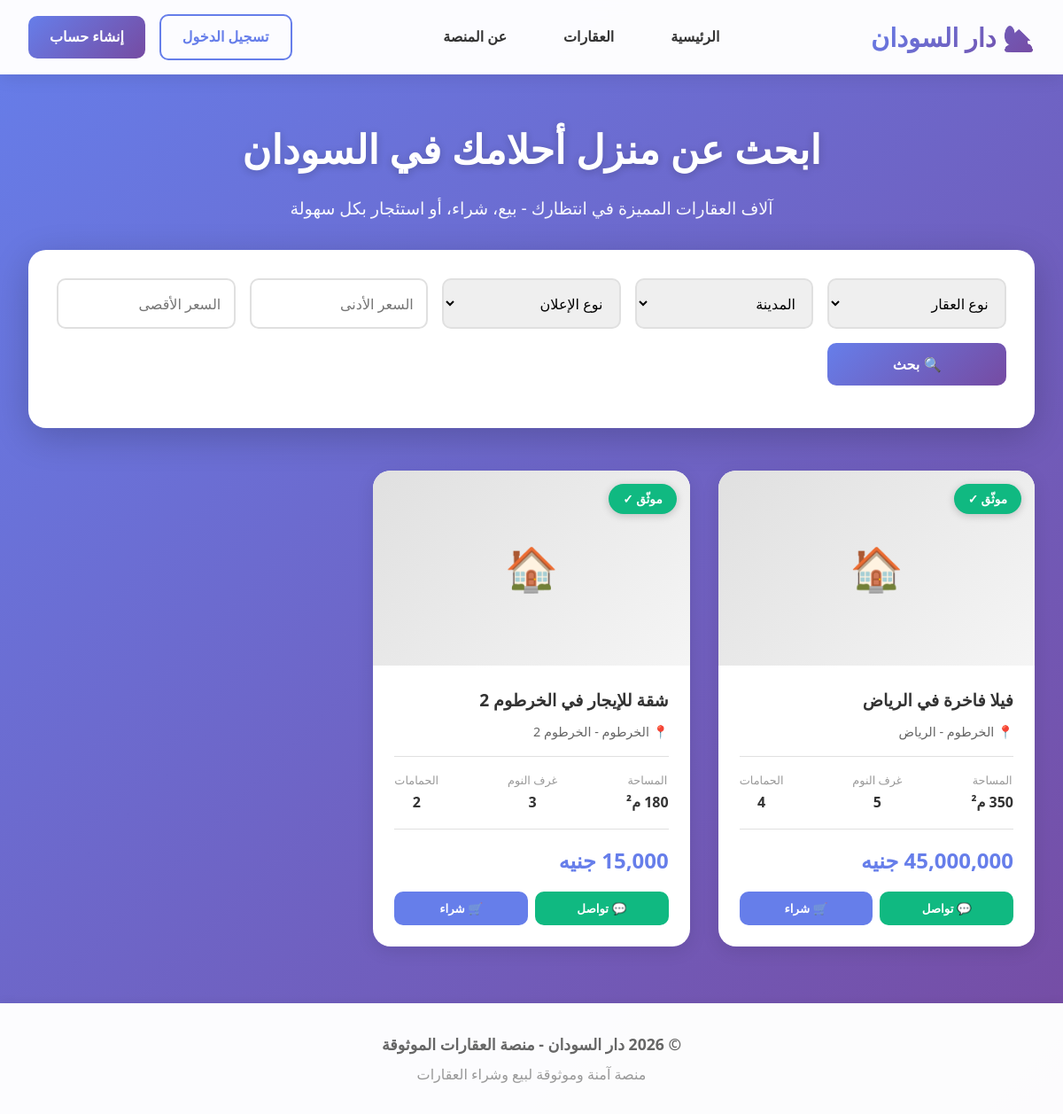
The page / on the database its author committed.
### tables this page shows
CREATE TABLE properties (
    property_id INT PRIMARY KEY AUTO_INCREMENT,
    owner_id INT NOT NULL,
    title VARCHAR(200) NOT NULL,
    description TEXT NOT NULL,
    property_type ENUM('شقة', 'فيلا', 'منزل', 'أرض', 'محل تجاري', 'مكتب') NOT NULL,
    listing_type ENUM('للبيع', 'للإيجار') NOT NULL,
    price DECIMAL(15, 2) NOT NULL,
    area DECIMAL(10, 2) NOT NULL,
    bedrooms INT DEFAULT NULL,
    bathrooms INT DEFAULT NULL,
    location_id INT NOT NULL,
    address TEXT NOT NULL,
    latitude DECIMAL(10, 8) DEFAULT NULL,
    longitude DECIMAL(11, 8) DEFAULT NULL,
    is_verified TINYINT(1) DEFAULT 0,
    verification_date TIMESTAMP NULL,
    status ENUM('pending', 'active', 'sold', 'rented', 'rejected') DEFAULT 'pending',
    views_count INT DEFAULT 0,
    created_at TIMESTAMP DEFAULT CURRENT_TIMESTAMP,
    updated_at TIMESTAMP DEFAULT CURRENT_TIMESTAMP ON UPDATE CURRENT_TIMESTAMP,
    FOREIGN KEY (owner_id) REFERENCES users(user_id) ON DELETE CASCADE,
    FOREIGN KEY (location_id) REFERENCES locations(location_id) ON DELETE RESTRICT,
    INDEX idx_property_type (property_type),
    INDEX idx_listing_type (listing_type),
    INDEX idx_price (price),
    INDEX idx_status (status),
    INDEX idx_location (location_id)
);

CREATE TABLE locations (
    location_id INT PRIMARY KEY AUTO_INCREMENT,
    city VARCHAR(100) NOT NULL,
    district VARCHAR(100) NOT NULL,
    parent_location_id INT DEFAULT NULL,
    FOREIGN KEY (parent_location_id) REFERENCES locations(location_id) ON DELETE SET NULL,
    INDEX idx_city (city)
);

### config/database.php (called while the page is built, shortened)
<?php
function isLoggedIn() {
    return isset($_SESSION['user_id']);
}
?>

### index.php (the view, shortened to what this page needs)
<?php
require_once 'config/database.php';
$where_conditions = ["p.status = 'active'"];
$params = [];
$where_sql = implode(' AND ', $where_conditions);
$stmt = $pdo->prepare("
    SELECT p.*, l.city, l.district,
           (SELECT image_path FROM property_images WHERE property_id = p.property_id AND is_primary = 1 LIMIT 1) as main_image,
           u.full_name as owner_name
    FROM properties p
    LEFT JOIN locations l ON p.location_id = l.location_id
    LEFT JOIN users u ON p.owner_id = u.user_id
    WHERE $where_sql
    ORDER BY p.created_at DESC
    LIMIT 50
");
$stmt->execute($params);
$properties = $stmt->fetchAll();
$search_values = [
    'property_type' => $_GET['property_type'] ?? '',
    'city' => $_GET['city'] ?? '',
    'listing_type' => $_GET['listing_type'] ?? '',
    'min_price' => $_GET['min_price'] ?? '',
    'max_price' => $_GET['max_price'] ?? '',
];
?>
<!DOCTYPE html>
<html lang="ar" dir="rtl">
<head>
</head>
<body>
    <header>
        <nav>
            <div class="logo">
                🏡 دار السودان
            </div>
            <ul class="nav-center">
                <li><a href="index.php">الرئيسية</a></li>
                <li><a href="index.php">العقارات</a></li>
                <li><a href="#about">عن المنصة</a></li>
            </ul>
            <?php if (isLoggedIn()): ?>
                <div class="nav-actions">
                    <div class="user-menu">
                        <span class="user-name">مرحباً، <?= htmlspecialchars($_SESSION['full_name']) ?></span>
                        <?php if (isset($_SESSION['user_type']) && $_SESSION['user_type'] == 'admin'): ?>
                            <a href="admin/dashboard.php" class="btn-primary">لوحة التحكم</a>
                        <?php elseif (isset($_SESSION['user_type']) && $_SESSION['user_type'] == 'owner'): ?>
                            <a href="add_property.php" class="btn-primary">أضف عقارك</a>
                        <?php endif; ?>
                        <a href="api/logout.php" class="btn-logout">تسجيل الخروج</a>
                    </div>
                </div>
            <?php else: ?>
                <div class="nav-actions">
                    <a href="login.php" class="btn-login">تسجيل الدخول</a>
                    <a href="register.php" class="btn-primary">إنشاء حساب</a>
                </div>
            <?php endif; ?>
        </nav>
    </header>
    <div class="hero-section">
        <h1>ابحث عن منزل أحلامك في السودان</h1>
        <p>آلاف العقارات المميزة في انتظارك - بيع، شراء، أو استئجار بكل سهولة</p>
    </div>
    <div class="search-container">
        <div class="search-box">
            <form method="GET" action="index.php">
                <div class="search-grid">
                    <select name="property_type">
                        <option value="">نوع العقار</option>
                    </select>
                    <select name="city">
                        <option value="">المدينة</option>
                    </select>
                    <select name="listing_type">
                        <option value="">نوع الإعلان</option>
                    </select>
                    <input type="number" name="min_price" placeholder="السعر الأدنى" value="<?= htmlspecialchars($search_values['min_price']) ?>">
                    <input type="number" name="max_price" placeholder="السعر الأقصى" value="<?= htmlspecialchars($search_values['max_price']) ?>">
                    <button type="submit" class="btn-search">🔍 بحث</button>
                </div>
            </form>
        </div>
    </div>
    <?php if (count($properties) > 0): ?>
    <div class="properties-container">
        <?php foreach ($properties as $property): ?>
        <div class="property-card" onclick="window.location.href='property_details.php?id=<?= $property['property_id'] ?>'">
            <div class="property-image-wrapper">
                <?php if ($property['main_image']): ?>
                    <img src="<?= htmlspecialchars($property['main_image']) ?>" alt="<?= htmlspecialchars($property['title']) ?>" class="property-image">
                <?php else: ?>
                    <div style="width: 100%; height: 100%; background: linear-gradient(135deg, #e0e0e0, #f5f5f5); display: flex; align-items: center; justify-content: center; color: #999; font-size: 3rem;">🏠</div>
                <?php endif; ?>
                <?php if ($property['is_verified']): ?>
                    <span class="badge verified-badge">موثّق ✓</span>
                <?php else: ?>
                    <span class="badge"><?= htmlspecialchars($property['listing_type']) ?></span>
                <?php endif; ?>
            </div>
            <div class="property-info">
                <h3 class="property-title"><?= htmlspecialchars($property['title']) ?></h3>
                <div class="property-location">
                    📍 <?= htmlspecialchars($property['city']) ?> - <?= htmlspecialchars($property['district']) ?>
                </div>
                <div class="property-details">
                    <div class="detail-item">
                        <div class="detail-label">المساحة</div>
                        <div class="detail-value"><?= number_format($property['area']) ?> م²</div>
                    </div>
                    <?php if ($property['bedrooms']): ?>
                    <div class="detail-item">
                        <div class="detail-label">غرف النوم</div>
                        <div class="detail-value"><?= $property['bedrooms'] ?></div>
                    </div>
                    <?php endif; ?>
                    <?php if ($property['bathrooms']): ?>
                    <div class="detail-item">
                        <div class="detail-label">الحمامات</div>
                        <div class="detail-value"><?= $property['bathrooms'] ?></div>
                    </div>
                    <?php endif; ?>
                </div>
                <div class="property-price"><?= number_format($property['price']) ?> جنيه</div>
                <div style="display: grid; grid-template-columns: 1fr 1fr; gap: 0.5rem;">
                    <button class="btn-contact" onclick="event.stopPropagation(); <?= isLoggedIn() ? "alert('سيتم فتح نافذة المحادثة')" : "window.location.href='login.php'" ?>" style="background: #10b981;">
                        💬 تواصل
                    </button>
                    <button class="btn-contact" onclick="event.stopPropagation(); <?= isLoggedIn() ? "window.location.href='checkout.php?id={$property['property_id']}'" : "window.location.href='login.php'" ?>" style="background: #667eea;">
                        🛒 شراء
                    </button>
                </div>
            </div>
        </div>
        <?php endforeach; ?>
    </div>
    <?php endif; ?>
    <footer>
        <p style="font-size: 1.1rem; font-weight: 600; margin-bottom: 0.5rem;">© 2026 دار السودان - منصة العقارات الموثوقة</p>
        <p style="margin-top: 0.5rem; color: #999;">منصة آمنة وموثوقة لبيع وشراء العقارات</p>
    </footer>
</body>
</html>

### index.php (style rules this page uses)
* { margin: 0; padding: 0; box-sizing: border-box; }
body { font-family: 'Segoe UI', Tahoma, Geneva, Verdana, sans-serif; background: linear-gradient(135deg, #667eea 0%, #764ba2 100%); color: #333; direction: rtl; line-height: 1.6; }
header { background: rgba(255, 255, 255, 0.98); box-shadow: 0 2px 20px rgba(0,0,0,0.1); position: sticky; top: 0; z-index: 1000; backdrop-filter: blur(10px); }
nav { max-width: 1200px; margin: 0 auto; padding: 1rem 2rem; display: flex; justify-content: space-between; align-items: center; gap: 2rem; }
.logo { font-size: 1.8rem; font-weight: bold; background: linear-gradient(135deg, #667eea, #764ba2); -webkit-background-clip: text; -webkit-text-fill-color: transparent; display: flex; align-items: center; gap: 0.5rem; }
.nav-center { display: flex; gap: 2rem; list-style: none; flex: 1; justify-content: center; }
.nav-center a { text-decoration: none; color: #333; font-weight: 600; font-size: 1rem; padding: 0.5rem 1rem; border-radius: 8px; transition: all 0.3s; }
.nav-actions { display: flex; gap: 1rem; align-items: center; }
.btn-login { background: transparent; color: #667eea; border: 2px solid #667eea; padding: 0.7rem 1.5rem; border-radius: 10px; font-weight: 600; cursor: pointer; transition: all 0.3s; text-decoration: none; display: inline-block; }
.btn-primary { background: linear-gradient(135deg, #667eea, #764ba2); color: white; padding: 0.7rem 1.5rem; border: none; border-radius: 10px; cursor: pointer; font-weight: 600; transition: all 0.3s; text-decoration: none; display: inline-block; }
.hero-section { max-width: 1200px; margin: 3rem auto 2rem; padding: 0 2rem; text-align: center; }
.hero-section h1 { color: white; font-size: 2.8rem; margin-bottom: 1rem; text-shadow: 0 2px 10px rgba(0,0,0,0.2); }
.hero-section p { color: rgba(255,255,255,0.95); font-size: 1.2rem; margin-bottom: 2rem; }
.search-container { max-width: 1200px; margin: 0 auto 3rem; padding: 0 2rem; }
.search-box { background: white; padding: 2rem; border-radius: 20px; box-shadow: 0 10px 40px rgba(0,0,0,0.2); }
.search-grid { display: grid; grid-template-columns: repeat(auto-fit, minmax(200px, 1fr)); gap: 1rem; margin-bottom: 1rem; }
.search-grid select, .search-grid input { padding: 0.9rem; border: 2px solid #e0e0e0; border-radius: 10px; font-size: 1rem; transition: all 0.3s; font-family: inherit; }
.btn-search { background: linear-gradient(135deg, #667eea, #764ba2); color: white; border: none; padding: 0.9rem 2rem; border-radius: 10px; font-size: 1rem; font-weight: 600; cursor: pointer; transition: all 0.3s; }
.properties-container { max-width: 1200px; margin: 2rem auto; padding: 0 2rem; display: grid; grid-template-columns: repeat(auto-fill, minmax(300px, 1fr)); gap: 2rem; }
.property-card { background: white; border-radius: 20px; overflow: hidden; box-shadow: 0 5px 20px rgba(0,0,0,0.1); transition: all 0.3s; cursor: pointer; }
.property-image-wrapper { position: relative; height: 220px; overflow: hidden; }
.badge { position: absolute; top: 15px; right: 15px; background: #667eea; color: white; padding: 0.4rem 1rem; border-radius: 25px; font-size: 0.85rem; font-weight: 600; box-shadow: 0 2px 10px rgba(0,0,0,0.2); }
.verified-badge { background: #10b981; }
.property-info { padding: 1.5rem; }
.property-title { font-size: 1.2rem; font-weight: bold; margin-bottom: 0.5rem; color: #333; display: -webkit-box; -webkit-line-clamp: 2; -webkit-box-orient: vertical; overflow: hidden; }
.property-location { color: #666; font-size: 0.9rem; margin-bottom: 1rem; display: flex; align-items: center; gap: 0.3rem; }
.property-details { display: flex; justify-content: space-between; padding: 1rem 0; border-top: 1px solid #e0e0e0; border-bottom: 1px solid #e0e0e0; margin-bottom: 1rem; }
.detail-item { text-align: center; }
.detail-label { font-size: 0.8rem; color: #999; }
.detail-value { font-weight: bold; color: #333; margin-top: 0.2rem; }
.property-price { font-size: 1.5rem; font-weight: bold; color: #667eea; margin-bottom: 1rem; }
.btn-contact { background: #10b981; color: white; padding: 0.7rem 1.5rem; border: none; border-radius: 10px; font-weight: 600; cursor: pointer; transition: all 0.3s; width: 100%; }
footer { background: rgba(255, 255, 255, 0.98); margin-top: 4rem; padding: 2rem; text-align: center; color: #666; box-shadow: 0 -2px 10px rgba(0,0,0,0.05); }

### rows shown on the page
properties: is_verified "موثّق ✓", title "فيلا فاخرة في الرياض", location.city "الخرطوم", location.district "الرياض", bedrooms "5", bathrooms "4"
properties: is_verified "موثّق ✓", title "شقة للإيجار في الخرطوم 2", location.city "الخرطوم", location.district "الخرطوم 2", bedrooms "3", bathrooms "2"
